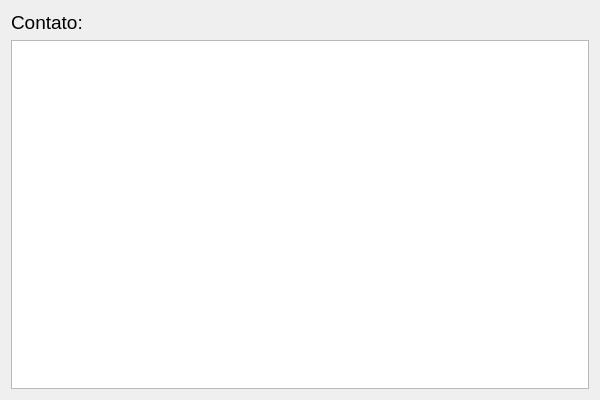
<?xml version="1.0" encoding="UTF-8"?>
<ui version="4.0">
 <class>DlgContact</class>
 <widget class="QDialog" name="DlgContact">
  <property name="geometry">
   <rect>
    <x>0</x>
    <y>0</y>
    <width>600</width>
    <height>400</height>
   </rect>
  </property>
  <property name="windowTitle">
   <string>Visualizador de contatos</string>
  </property>
  <layout class="QVBoxLayout" name="verticalLayout_2">
   <item>
    <layout class="QVBoxLayout" name="verticalLayout">
     <item>
      <widget class="QLabel" name="lblNome">
       <property name="font">
        <font>
         <pointsize>14</pointsize>
        </font>
       </property>
       <property name="text">
        <string>Contato:</string>
       </property>
      </widget>
     </item>
     <item>
      <widget class="QTextEdit" name="txtDetails">
       <property name="font">
        <font>
         <pointsize>10</pointsize>
        </font>
       </property>
      </widget>
     </item>
    </layout>
   </item>
  </layout>
 </widget>
 <layoutdefault spacing="6" margin="11"/>
 <resources/>
 <connections/>
</ui>
